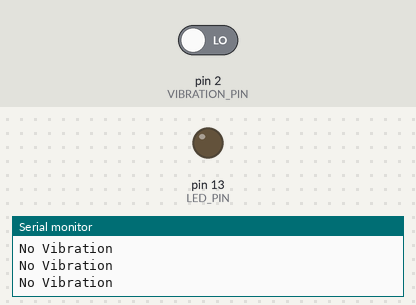
The sketch below on a simulated Arduino Uno, built with avr-gcc and run on an emulated ATmega328P. On the bench: output pins drawn as LEDs (lit = HIGH), the last lines printed to the serial monitor. The inputs (shaded band) are chosen by the test bench; at power-on: pin 2 (VIBRATION_PIN) LOW.

Above: at 1.4 s.
1.5 s: pin 2 (VIBRATION_PIN) driven HIGH
At 2.3 s:
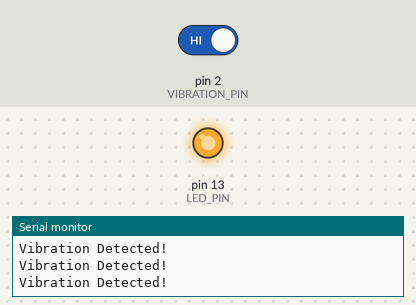
3.0 s: pin 2 (VIBRATION_PIN) driven LOW
At 3.5 s:
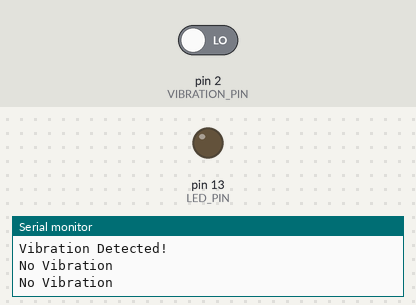
Timing chart, 0 to 6.0 s (numbered marks = the images above; inputs shaded):
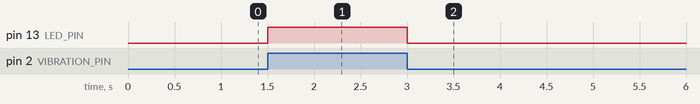

Measured:
- after the input at 1.5 s, pin 13 (LED_PIN): LOW → HIGH at once
- after the input at 3.0 s, pin 13 (LED_PIN): HIGH → LOW at once

The sketch:

sketch_jun8e.ino
```cpp
#define VIBRATION_PIN 2
#define LED_PIN 13

void setup() {
  Serial.begin(9600);

  pinMode(VIBRATION_PIN, INPUT);
  pinMode(LED_PIN, OUTPUT);

  Serial.println("Vibration Sensor Ready");
}

void loop() {

  int vibration = digitalRead(VIBRATION_PIN);

  if (vibration == HIGH) {
    Serial.println("Vibration Detected!");
    digitalWrite(LED_PIN, HIGH);
  }
  else {
    Serial.println("No Vibration");
    digitalWrite(LED_PIN, LOW);
  }

  delay(300);
}
```
